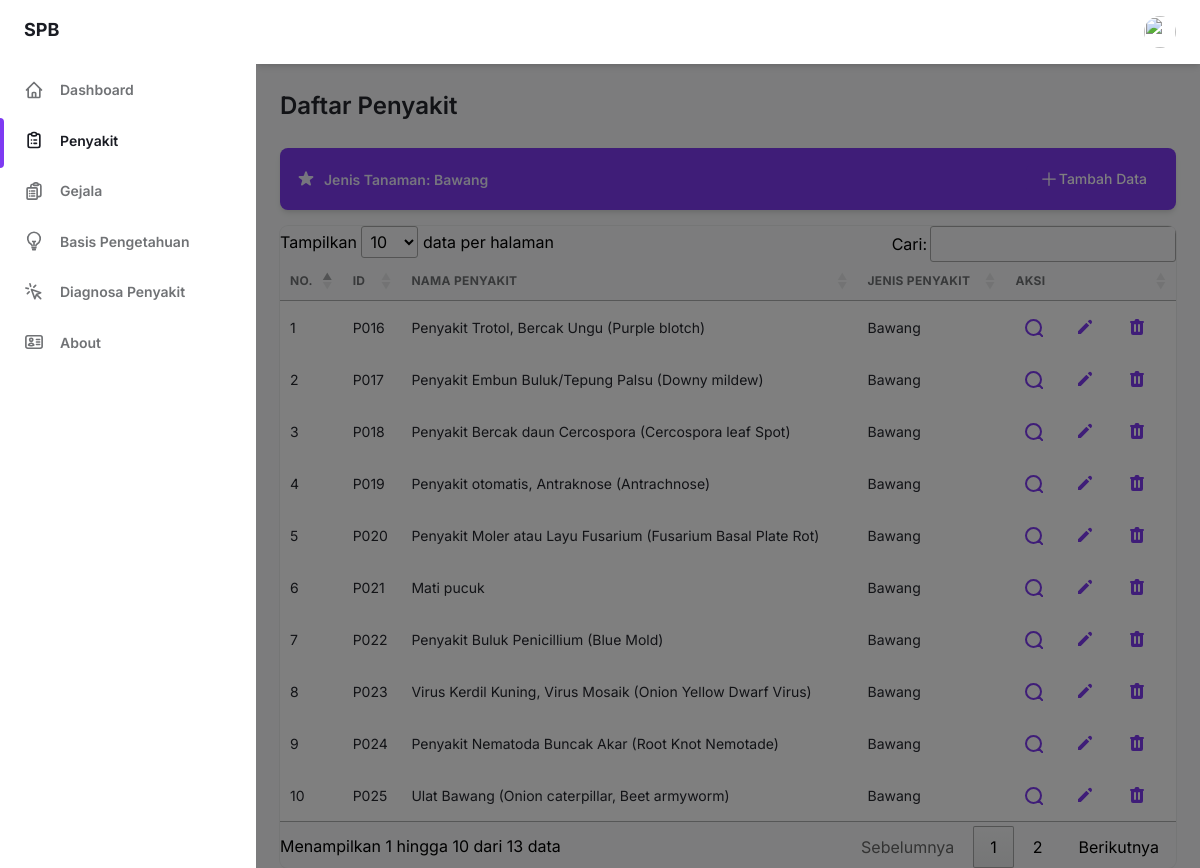
The app's page /admin/penyakit/penyakit.php with its own data.
### tables this page shows
CREATE TABLE `penyakit` (
  `idpenyakit` varchar(20) NOT NULL,
  `namapenyakit` varchar(1000) NOT NULL,
  `jenistanaman` varchar(20) NOT NULL,
  `kulturteknis` varchar(1000) NOT NULL,
  `fisikmekanis` varchar(1000) NOT NULL,
  `kimiawi` varchar(1000) NOT NULL,
  `hayati` varchar(1000) NOT NULL
);

### admin/penyakit/penyakit.php (the view, shortened to what this page needs)
<?php
include('../../koneksi.php');
?>
<!DOCTYPE html>
<html x-data="data()" lang="en">
<head>
    <link rel="stylesheet" href="../../assets/css/tailwind.output.css" />
    <link rel="stylesheet" href="https://cdn.datatables.net/1.13.5/css/jquery.dataTables.min.css">
    <link
        rel="stylesheet"
        href="https://cdnjs.cloudflare.com/ajax/libs/Chart.js/2.9.3/Chart.min.css" />
</head>
<body>
    <div
        class="flex h-screen bg-gray-50 dark:bg-gray-900"
        :class="{ 'overflow-hidden': isSideMenuOpen }">
        <?php include('../component/sidebar_desktop.php') ?>
        <?php include('../component/sidebar_mobile.php') ?>
        <div class="flex flex-col flex-1 w-full">
            <?php include('../component/header.php') ?>
            <main class="h-full overflow-y-auto">
                <div class="container px-6 mx-auto grid">
                    <h2
                        class="my-6 text-2xl font-semibold text-gray-700 dark:text-gray-200">
                        Daftar Penyakit
                    </h2>
                    <div
                        class="flex items-center justify-between p-4 mb-4 text-sm font-semibold text-purple-100 bg-purple-600 rounded-lg shadow-md focus:outline-none focus:shadow-outline-purple"
                        href="https://github.com/estevanmaito/windmill-dashboard">
                        <div class="flex items-center">
                            <span>Jenis Tanaman: Bawang</span>
                        </div>
                        <a class="flex items-center space-x-2 px-3 py-1 text-sm font-medium leading-5 text-white transition-colors duration-150 bg-purple-600 border border-transparent rounded-md active:bg-purple-600 hover:bg-purple-700 focus:outline-none focus:shadow-outline-purple" href="tambah_penyakit.php">
                            <svg xmlns="http://www.w3.org/2000/svg" fill="none" viewBox="0 0 24 24" stroke-width="1.5" stroke="currentColor" class="w-5 h-5">
                                <path stroke-linecap="round" stroke-linejoin="round" d="M12 4.5v15m7.5-7.5h-15" />
                            </svg>
                            <span>Tambah Data</span>
                        </a>
                    </div>
                    <?php
                    $queri = "Select * From penyakit where jenistanaman = 'Bawang'";
                    $hasil = mysqli_query($konek_db, $queri);
                    $id = 0;
                    ?>
                    <div class="w-full overflow-hidden rounded-lg shadow-xs">
                        <div class="w-full overflow-x-auto">
                            <table id="myTable" class="w-full whitespace-no-wrap">
                                <thead>
                                    <tr
                                        class="text-xs font-semibold tracking-wide text-left text-gray-500 uppercase border-b dark:border-gray-700 bg-gray-50 dark:text-gray-400 dark:bg-gray-800">
                                        <th class="px-4 py-3">No.</th>
                                        <th class="px-4 py-3">ID</th>
                                        <th class="px-4 py-3">Nama Penyakit</th>
                                        <th class="px-4 py-3">Jenis Penyakit</th>
                                        <th class="px-4 py-3">Aksi</th>
                                    </tr>
                                </thead>
                                <tbody
                                    class="bg-white divide-y dark:divide-gray-700 dark:bg-gray-800">
                                    <?php
                                    while ($data = mysqli_fetch_array($hasil)) {
                                        $id++;
                                    ?>
                                        <tr class="text-gray-700 dark:text-gray-400">
                                            <td class="px-4 py-3 text-sm">
                                                <?php echo $id ?>
                                            </td>
                                            <td class="px-4 py-3 text-sm">
                                                <?php echo  $data[0] ?>
                                            </td>
                                            <td class="px-4 py-3 text-sm">
                                                <?php echo $data[1] ?>
                                            </td>
                                            <td class="px-4 py-3 text-sm">
                                                <?php echo $data[2] ?>
                                            </td>
                                            <td class="px-4 py-3">
                                                <div class="flex items-center space-x-4 text-sm">
                                                    <a href="detail_penyakit.php?id=<?php echo $data[0]; ?>"
                                                        class="flex items-center justify-between px-2 py-2 text-sm font-medium leading-5 text-purple-600 rounded-lg dark:text-gray-400 focus:outline-none focus:shadow-outline-gray"
                                                        aria-label="Edit">
                                                        <svg xmlns="http://www.w3.org/2000/svg"
                                                            class="w-5 h-5"
                                                            aria-hidden="true"
                                                            stroke-width="2" stroke="currentColor"
                                                            fill="none"
                                                            viewBox="0 0 20 20">
                                                            <path stroke-linecap="round" stroke-linejoin="round" d="m21 21-5.197-5.197m0 0A7.5 7.5 0 1 0 5.196 5.196a7.5 7.5 0 0 0 10.607 10.607Z" />
                                                        </svg>
                                                    </a>
                                                    <a href="edit_penyakit.php?id=<?php echo $data[0]; ?>"
                                                        class="flex items-center justify-between px-2 py-2 text-sm font-medium leading-5 text-purple-600 rounded-lg dark:text-gray-400 focus:outline-none focus:shadow-outline-gray"
                                                        aria-label="Edit">
                                                        <svg
                                                            class="w-5 h-5"
                                                            aria-hidden="true"
                                                            fill="currentColor"
                                                            viewBox="0 0 20 20">
                                                            <path
                                                                d="M13.586 3.586a2 2 0 112.828 2.828l-.793.793-2.828-2.828.793-.793zM11.379 5.793L3 14.172V17h2.828l8.38-8.379-2.83-2.828z"></path>
                                                        </svg>
                                                    </a>
                                                    <a href="hapus_penyakit.php?id=<?php echo $data[0]; ?>"
                                                        class="flex items-center justify-between px-2 py-2 text-sm font-medium leading-5 text-purple-600 rounded-lg dark:text-gray-400 focus:outline-none focus:shadow-outline-gray"
                                                        aria-label="Delete"
                                                        onclick="return confirm('Yakin ingin menghapus data ini?');">
                                                    </a>
                                                </div>
                                            </td>
                                        </tr>
                                    <?php
                                    }
                                    ?>
                                </tbody>
                            </table>
                        </div>
                    </div>
                </div>
            </main>
        </div>
    </div>
</body>
</html>

### records on screen
penyakit: idpenyakit "P016", namapenyakit "Penyakit Trotol, Bercak Ungu (Purple blotch)", jenistanaman "Bawang"
penyakit: idpenyakit "P017", namapenyakit "Penyakit Embun Buluk/Tepung Palsu (Downy mildew)", jenistanaman "Bawang"
penyakit: idpenyakit "P018", namapenyakit "Penyakit Bercak daun Cercospora (Cercospora leaf Spot)", jenistanaman "Bawang"
penyakit: idpenyakit "P019", namapenyakit "Penyakit otomatis, Antraknose (Antrachnose)", jenistanaman "Bawang"
penyakit: idpenyakit "P020", namapenyakit "Penyakit Moler atau Layu Fusarium (Fusarium Basal Plate Rot)", jenistanaman "Bawang"
penyakit: idpenyakit "P021", namapenyakit "Mati pucuk", jenistanaman "Bawang"
penyakit: idpenyakit "P022", namapenyakit "Penyakit Buluk Penicillium (Blue Mold)", jenistanaman "Bawang"
penyakit: idpenyakit "P023", namapenyakit "Virus Kerdil Kuning, Virus Mosaik (Onion Yellow Dwarf Virus)", jenistanaman "Bawang"
penyakit: idpenyakit "P024", namapenyakit "Penyakit Nematoda Buncak Akar (Root Knot Nemotade)", jenistanaman "Bawang"
penyakit: idpenyakit "P025", namapenyakit "Ulat Bawang (Onion caterpillar, Beet armyworm)", jenistanaman "Bawang"
